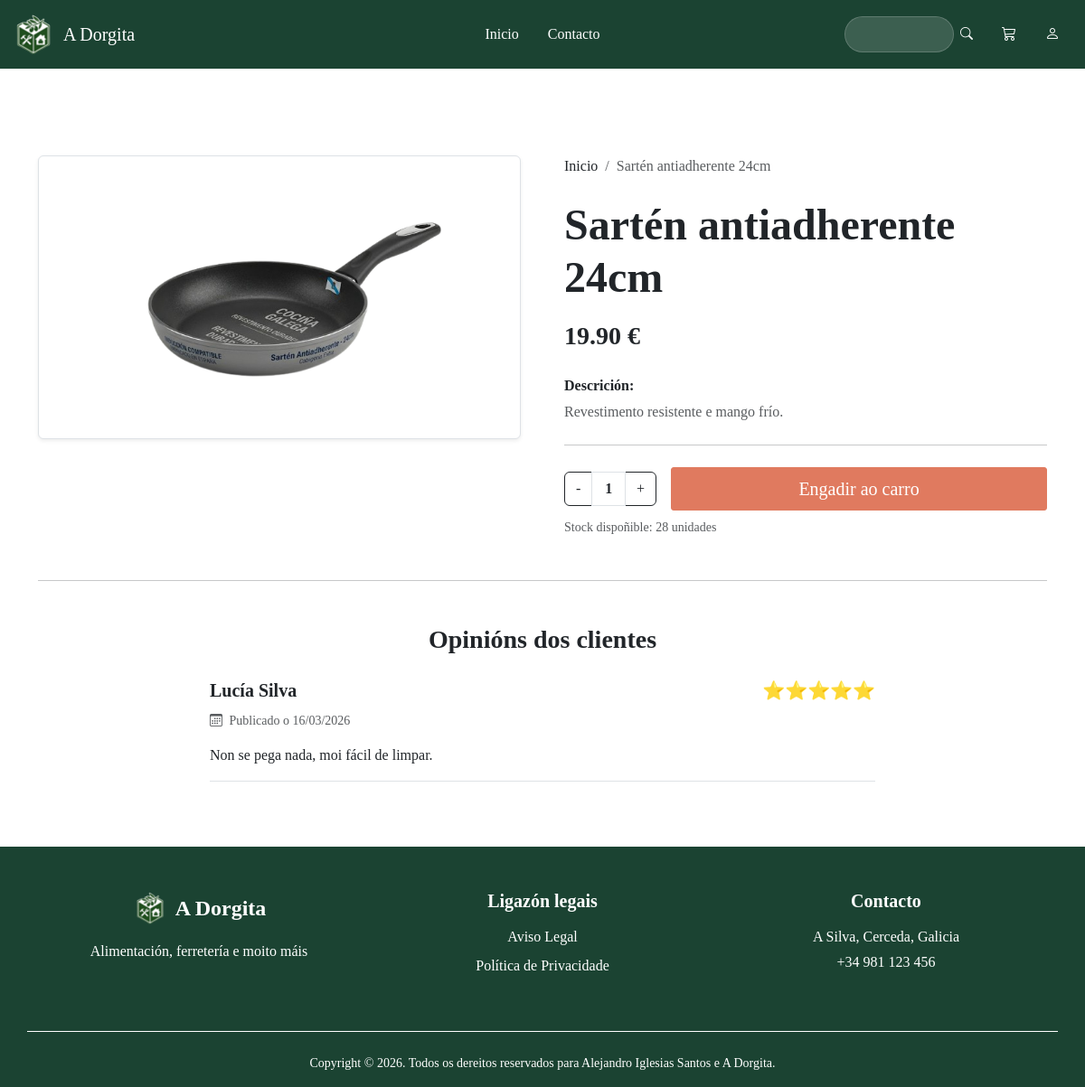
/index.php?c=producto&a=obter&id=24, run on the app's committed database.
### tables this page shows
CREATE TABLE productos (
    id INT AUTO_INCREMENT PRIMARY KEY,
    nome VARCHAR(100) NOT NULL,
    descripcion VARCHAR(500),
    precio DECIMAL(10,2) NOT NULL,
    stock INT DEFAULT 0,
    imagen VARCHAR(200),
    id_categoria INT,
    FOREIGN KEY (id_categoria) REFERENCES categorias(id) ON DELETE SET NULL
);

CREATE TABLE IF NOT EXISTS resenas (
    id INT AUTO_INCREMENT PRIMARY KEY,
    id_producto INT NOT NULL,
    id_usuario INT NOT NULL,
    comentario TEXT,
    puntuacion INT CHECK(puntuacion BETWEEN 1 AND 5),
    data_resena DATETIME DEFAULT CURRENT_TIMESTAMP,
    FOREIGN KEY (id_producto) REFERENCES productos(id) ON DELETE CASCADE,
    FOREIGN KEY (id_usuario) REFERENCES usuarios(id) ON DELETE CASCADE
);

CREATE TABLE usuarios (
    id INT AUTO_INCREMENT PRIMARY KEY,
    nome VARCHAR(50) NOT NULL,
    email VARCHAR(100) UNIQUE NOT NULL,
    contrasinal VARCHAR(250) NOT NULL,
    rol ENUM('admin', 'cliente'),
    foto_perfil VARCHAR(255) DEFAULT 'default.png'
);

### config/database.php (called while the page is built)
<?php
class Database {
    public static function connect() {
        $host = "localhost";
        $user = "root";
        $password = "";
        $database = "a_dorgita";
        try {
            $conexion = new PDO("mysql:host=$host;dbname=$database;charset=utf8mb4", $user, $password);
            $conexion->setAttribute(PDO::ATTR_ERRMODE, PDO::ERRMODE_EXCEPTION);
            return $conexion;
        } catch (PDOException $e) {
            die("Error de conexión: " . $e->getMessage());
        }
    }
}
?>

### app/models/ProductoDAO.php (called while the page is built, shortened)
<?php
require_once __DIR__ . '/../../config/database.php';
require_once __DIR__ . '/entidades/Producto.php';
class ProductoDAO
{
    private $conexion;
    public function __construct()
    {
        try {
            $this->conexion = Database::connect();
        } catch (Exception $e) {
            die($e->getMessage());
        }
    }
    public function obter($id)
    {
        try {
            $stmt = $this->conexion->prepare("SELECT * FROM productos WHERE id = ?");
            $stmt->execute(array($id));
            $stmt->setFetchMode(PDO::FETCH_CLASS, 'Producto');
            return $stmt->fetch();
        } catch (Exception $e) {
            die("Erro o ver detalles do produto" . $e->getMessage());
        }
    }
    public function obterResenas($id_producto)
    {
        try {
            $sql = "SELECT r.*, u.nome as nome_usuario
                FROM resenas r
                JOIN usuarios u ON r.id_usuario = u.id
                WHERE r.id_producto = ?
                ORDER BY r.data_resena DESC";
            $stmt = $this->conexion->prepare($sql);
            $stmt->execute([$id_producto]);
            return $stmt->fetchAll(PDO::FETCH_ASSOC);
        } catch (Exception $e) {
            return [];
        }
    }
}

### app/models/entidades/Producto.php (called while the page is built, shortened)
<?php
class Producto {
    private $nome;
    private $descripcion;
    private $precio;
    private $stock;
    private $imagen;
    public function getNome() { return $this->nome; }
    public function getDescripcion() { return $this->descripcion; }
    public function getPrecio() { return $this->precio; }
    public function getStock() { return $this->stock; }
    public function getImagen() { return $this->imagen; }
}

### views/produto.php (the view, shortened to what this page needs)
<div class="container py-5 mt-5">
    <div class="row g-5">
        <div class="col-md-6 text-center">
            <div class="p-4 rounded shadow-sm border border-1 caixa-filtros">
                <img src="public/img/<?php echo htmlspecialchars($prod->getImagen()); ?>"
                    class="img-fluid"
                    alt="<?php echo htmlspecialchars($prod->getNome()); ?>">
            </div>
        </div>
        <div class="col-md-6">
            <nav aria-label="breadcrumb">
                <ol class="breadcrumb mb-4">
                    <li class="breadcrumb-item"><a href="index.php?c=producto&a=index" class="enlace-filtro p-0">Inicio</a></li>
                    <li class="breadcrumb-item active" aria-current="page"><?php echo htmlspecialchars($prod->getNome()); ?></li>
                </ol>
            </nav>
            <h1 class="display-5 fw-bold texto-dorgita mb-3"><?php echo htmlspecialchars($prod->getNome()); ?></h1>
            <p class="fs-3 fw-bold texto-principal mb-4"><?php echo htmlspecialchars($prod->getPrecio()); ?> €</p>
            <div class="mb-4">
                <h6 class="fw-bold texto-dorgita">Descrición:</h6>
                <p class="text-muted"><?php echo htmlspecialchars($prod->getDescripcion()); ?></p>
            </div>
            <hr class="my-4">
            <form action="index.php?c=carro&a=engadir" method="POST">
                <div class="d-flex align-items-center gap-3">
                    <div class="input-group ancho-cantidade-produto" style="width: 140px;">
                        <button class="btn btn-cantidade" type="button" onclick="cambiarCantidade(-1)" <?php echo ($prod->getStock() <= 0) ? 'disabled' : ''; ?>>-</button>
                        <input type="number" name="cantidade" id="cantidade-input" class="form-control text-center fw-bold" value="<?php echo ($prod->getStock() > 0) ? '1' : '0'; ?>" min="<?php echo ($prod->getStock() > 0) ? '1' : '0'; ?>" max="<?php echo $prod->getStock(); ?>" oninput="validarStock(this, <?php echo $prod->getStock(); ?>)" readonly>
                        <button class="btn btn-cantidade" type="button" onclick="cambiarCantidade(1, <?php echo $prod->getStock(); ?>)" <?php echo ($prod->getStock() <= 0) ? 'disabled' : ''; ?>>+</button>
                    </div>
                    <?php if ($prod->getStock() > 0): ?>
                        <button type="submit" class="btn btn-engadir-carro btn-lg px-5 w-100">
                            Engadir ao carro
                        </button>
                    <?php else: ?>
                        <button type="button" class="btn btn-secondary btn-lg px-5 w-100" disabled>
                            Sen existencias
                        </button>
                    <?php endif; ?>
                </div>
                <small class="<?php echo ($prod->getStock() <= 0) ? 'text-danger' : 'text-muted'; ?> mt-2 d-block">
                    <?php if ($prod->getStock() > 0): ?>
                        Stock dispoñible: <?php echo $prod->getStock(); ?> unidades
                    <?php else: ?>
                        <i class="bi bi-x-circle me-1"></i>Actualmente fóra de stock
                    <?php endif; ?>
                </small>
            </form>
        </div>
    </div>
    <hr class="my-5">
    <div class="row">
        <div class="col-md-8 mx-auto">
            <h3 class="mb-4 text-center texto-dorgita fw-bold">Opinións dos clientes</h3>
            <?php if (empty($resenas)): ?>
                <div class="text-center py-4">
                    <p class="text-muted">Aínda non hai opinións para este produto.</p>
                </div>
            <?php else: ?>
                <?php foreach ($resenas as $r): ?>
                    <div class="border-bottom mb-4 pb-3">
                        <div class="d-flex justify-content-between align-items-center mb-2">
                            <strong class="texto-dorgita fs-5"><?php echo htmlspecialchars($r['nome_usuario']); ?></strong>
                            <span class="text-warning h5 mb-0"><?php echo str_repeat('⭐', $r['puntuacion']); ?></span>
                        </div>
                        <p class="text-muted small mb-3">
                            <i class="bi bi-calendar3 me-1"></i> Publicado o <?php echo date("d/m/Y", strtotime($r['data_resena'])); ?>
                        </p>
                        <p class="mb-0 text-dark"><?php echo nl2br(htmlspecialchars($r['comentario'])); ?></p>
                    </div>
                <?php endforeach; ?>
            <?php endif; ?>
        </div>
    </div>
</div>

### public/css/estilos.css (style rules this page uses)
body { font-family: 'Times New Roman', Times, serif; }
.texto-principal { color: #212529; }
.btn-engadir-carro { background-color:#E07A5F; color: #FFFFFF; border: 1px solid #E07A5F; border-radius: 3px; }
.caixa-filtros { background-color: #FFFFFF; }
.enlace-filtro { color:#212529; text-decoration: none; display: flex; justify-content: space-between; align-items: center; padding: 10px 15px; border-radius: 5px; }
.btn-cantidade { background-color: #FFFFFF; color: #212529; border: 1px solid #212529; }
.ancho-cantidade-produto { width: 140px; }
input[type=number] { -moz-appearance: textfield; appearance: textfield; }
#cantidade-input { position: relative; z-index: 1060; cursor: text; }

### data on the page
productos: imagen (picture), nome "Sartén antiadherente 24cm", precio "19.90", descripcion "Revestimento resistente e mango frío.", cantidade "1", stock "28"
resenas: id_usuario.nome "Lucía Silva", puntuacion "⭐⭐⭐⭐⭐", data_resena "16/03/2026", comentario "Non se pega nada, moi fácil de limpar."
